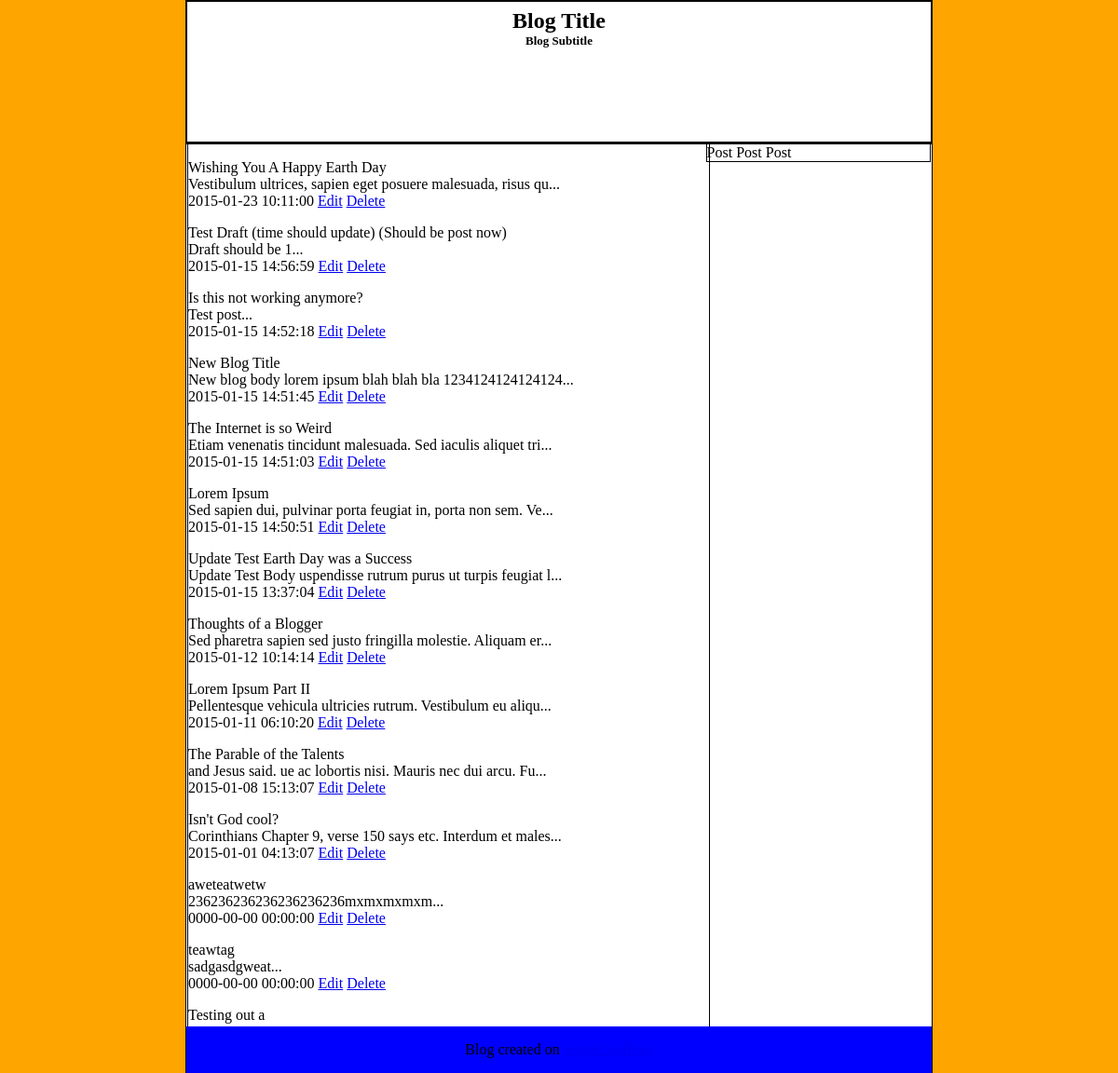
/member_blog_index.php (signed in), run on the app's committed database.
### tables this page shows
CREATE TABLE IF NOT EXISTS `blogs` (
`id` int(11) NOT NULL,
  `title` varchar(255) NOT NULL,
  `body` longtext NOT NULL,
  `owner` int(255) NOT NULL,
  `datetime` datetime NOT NULL,
  `draft` tinyint(1) NOT NULL
);

### member_blog_index.php (the view, shortened to what this page needs)
<?php session_start();
include "../../db.php";
?>
<html>
<head>
<link rel="stylesheet" href="../../css/blogstyle.css">
<body>
<?php
$stmt = $db->prepare('SELECT * FROM blogs WHERE owner = ?');
				$stmt->bindParam(1, $_SESSION['uid'], PDO::PARAM_INT);
				$stmt->execute();
				 $row = $stmt->fetchALL(PDO::FETCH_ASSOC);
				usort($row, "compare_datetimes");
				?>
<article>
<div id="main">
	<div id="banner">
	<p><h1 class="blog_title">Blog Title</h1></p>
	<p><h2 class="blog_subtitle">Blog Subtitle</h2></p>
	</div>
	<div id="content">
		<div id="col1">
		<?
		for($count = 0; $count < count($row); $count++){
					if($row[$count]['draft'] == 0){
					echo '<p><span class="post_listing">' . '<span class="post_listing_title">' . $row[$count]['title'] . '</span></br>' . '<span class="post_listing_body">' . substr($row[$count]['body'],0,60) . '...</span></br><span class="datetime">' . $row[$count]['datetime'] . ' </span><span class="edit_delete"><a href="edit_post.php?post_id=' . $row[$count]['id'] . '">Edit</a>   <a href="delete_post.php?post_id=' . $row[$count]['id'] . '" onclick="return confirm(\'Warning: This is not an undoable action. Are you sure you want to delete this post?\');">Delete</a></span></p>';
					}
				}
				?>
		</div>
		<div id="col2">
		Post
		Post
		Post
		</div>
	</div>
	<div id="footer"><p align = "center">Blog created on <a href="../../index.php">SuperCoolPost</a></p></div>
</div>
</article>
</body>
</html>

### css/blogstyle.css (style rules this page uses)
body { margin:0px; background-color:orange; }
#main { display:block; background-color: white; border:1px solid black; min-width:800px; width:65%; margin:auto; height:100%; }
#content { position:relative; display:block; border:1px solid black; }
#col1 { position:absolute; width:70%; border:1px solid black; }
#col2 { position:absolute; right:0px; border:1px solid black; width:30%; }
#banner { display:block; border:1px solid black; line-height:10%; height:150px; }
.blog_title { text-align:center; }
.blog_subtitle { text-align:center; font-size:13px; }
#footer { position:fixed; background-color: blue; display:block; width:65%; min-width:800px; border:0px solid black; bottom:0px; }

### data on the page
blogs: title "Wishing You A Happy Earth Day", body "Vestibulum ultrices, sapien eget posuere malesuada, risus qu", datetime "2015-01-23 10:11:00"
blogs: title "Test Draft (time should update) (Should be post now)", body "Draft should be 1", datetime "2015-01-15 14:56:59"
blogs: title "Is this not working anymore?", body "Test post", datetime "2015-01-15 14:52:18"
blogs: title "New Blog Title", body "New blog body lorem ipsum blah blah bla 1234124124124124", datetime "2015-01-15 14:51:45"
blogs: title "The Internet is so Weird", body "Etiam venenatis tincidunt malesuada. Sed iaculis aliquet tri", datetime "2015-01-15 14:51:03"
blogs: title "Lorem Ipsum", body "Sed sapien dui, pulvinar porta feugiat in, porta non sem. Ve", datetime "2015-01-15 14:50:51"
blogs: title "Update Test Earth Day was a Success", body "Update Test Body uspendisse rutrum purus ut turpis feugiat l", datetime "2015-01-15 13:37:04"
blogs: title "Thoughts of a Blogger", body "Sed pharetra sapien sed justo fringilla molestie. Aliquam er", datetime "2015-01-12 10:14:14"
blogs: title "Lorem Ipsum Part II", body "Pellentesque vehicula ultricies rutrum. Vestibulum eu aliqu", datetime "2015-01-11 06:10:20"
blogs: title "The Parable of the Talents", body "and Jesus said. ue ac lobortis nisi. Mauris nec dui arcu. Fu", datetime "2015-01-08 15:13:07"
blogs: title "Isn't God cool?", body "Corinthians Chapter 9, verse 150 says etc. Interdum et males", datetime "2015-01-01 04:13:07"
blogs: title "aweteatwetw", body "236236236236236236236mxmxmxmxm", datetime "0000-00-00 00:00:00"
blogs: title "teawtag", body "sadgasdgweat", datetime "0000-00-00 00:00:00"
blogs: title "Testing out a"
